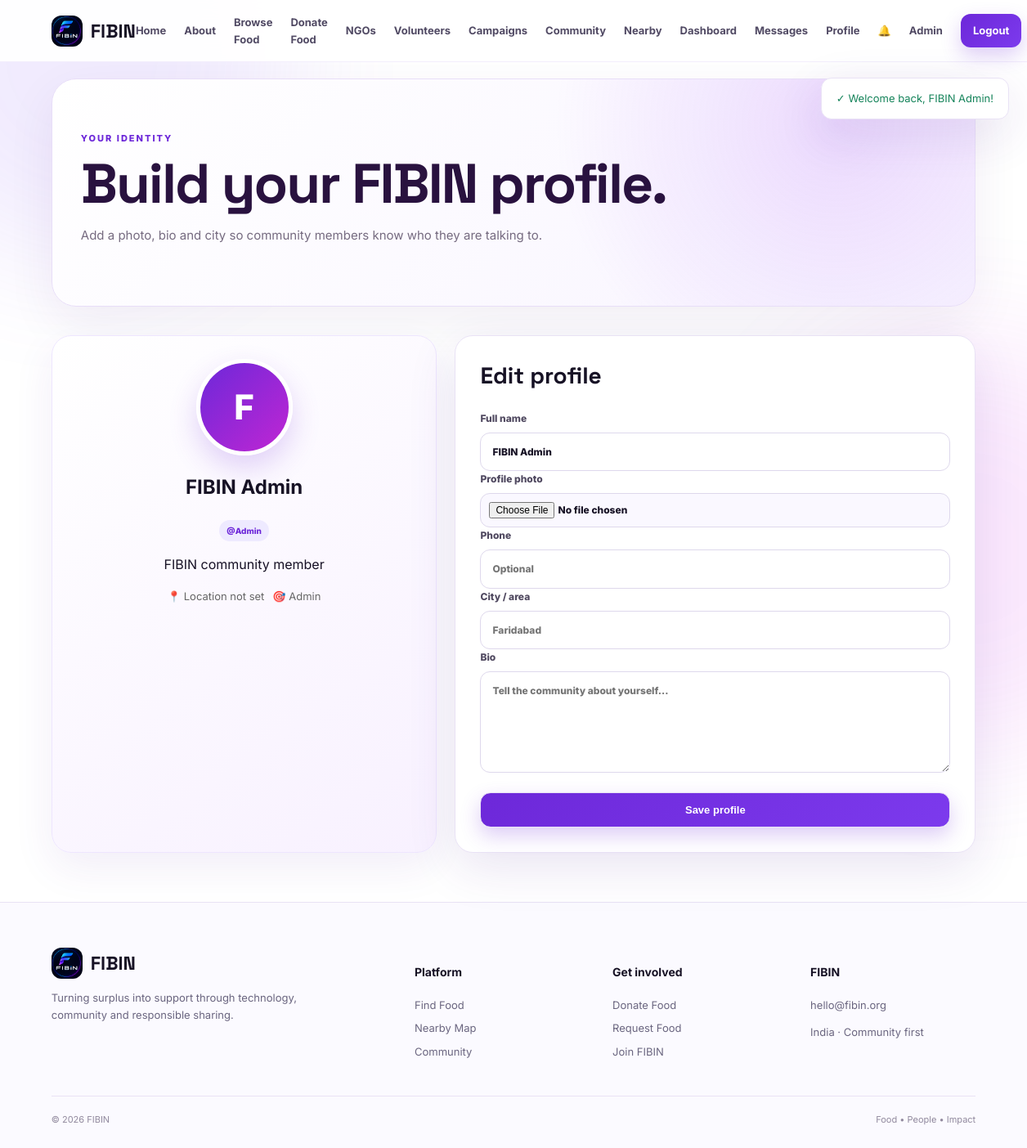
The app's page /profile.php (signed in) with its own data.
### tables this page shows
CREATE TABLE IF NOT EXISTS users (id INT AUTO_INCREMENT PRIMARY KEY,name VARCHAR(120) NOT NULL,username VARCHAR(50) NULL UNIQUE,email VARCHAR(190) NOT NULL UNIQUE,password VARCHAR(255) NOT NULL,role ENUM('donor','receiver','admin') NOT NULL DEFAULT 'donor',bio TEXT NULL,phone VARCHAR(30) NULL,city VARCHAR(120) NULL,avatar VARCHAR(255) NULL,last_seen DATETIME NULL,created_at TIMESTAMP DEFAULT CURRENT_TIMESTAMP);

### config/config.php (called while the page is built, shortened)
<?php
function e($value){return htmlspecialchars((string)$value,ENT_QUOTES,'UTF-8');}

### profile.php (the view, shortened to what this page needs)
<?php $page_title='My Profile'; require_once 'includes/header.php'; require_login();
$s=$pdo->prepare('SELECT * FROM users WHERE id=?');$s->execute([user()['id']]);$me=$s->fetch();
?><section class="page-hero"><span class="kicker">YOUR IDENTITY</span><h1>Build your FIBIN profile.</h1><p>Add a photo, bio and city so community members know who they are talking to.</p></section><section class="profile-grid"><div class="profile-card profile-cover"><div class="avatar-xl"><?php if($me['avatar']):?><img src="<?=e($me['avatar'])?>" alt="Profile photo"><?php else:?><?=e(strtoupper(substr($me['name'],0,1)))?><?php endif;?></div><h2><?=e($me['name'])?></h2><span class="badge info">@<?=e($me['username'])?></span><p><?=e($me['bio']?:'FIBIN community member')?></p><div class="profile-meta"><span>📍 <?=e($me['city']?:'Location not set')?></span><span>🎯 <?=e(ucfirst($me['role']))?></span></div></div><div class="form-card"><h2>Edit profile</h2><form method="post" enctype="multipart/form-data"><input type="hidden" name="csrf" value="<?=e(csrf_token())?>"><label>Full name<input name="name" value="<?=e($me['name'])?>" required></label><label>Profile photo<input type="file" name="avatar" accept="image/jpeg,image/png,image/webp"></label><label>Phone<input name="phone" value="<?=e($me['phone'])?>" placeholder="Optional"></label><label>City / area<input name="city" value="<?=e($me['city'])?>" placeholder="Faridabad"></label><label>Bio<textarea name="bio" rows="5" placeholder="Tell the community about yourself..."><?=e($me['bio'])?></textarea></label><button class="btn primary full-btn">Save profile</button></form></div></section><?php require_once 'includes/footer.php'; ?>

### assets/css/style.css (style rules this page uses)
:root { --purple:#6d28d9;--purple2:#8b5cf6;--purple3:#a78bfa;--ink:#171225;--muted:#6b6680;--line:#e9e4f5;--soft:#f8f6ff;--white:#fff;--green:#16845b;--red:#c63c55;--amber:#a76a00;--shadow:0 18px 55px rgba(56,31,120,.12);--radius:20px }
* { box-sizing:border-box }
html { scroll-behavior:smooth }
body { margin:0;font-family:Inter,Arial,sans-serif;color:var(--ink);background:#fff;line-height:1.6 }
.nav-cta,.btn.primary { background:linear-gradient(135deg,var(--purple),#7c3aed);color:#fff!important;box-shadow:0 10px 25px rgba(109,40,217,.23) }
.eyebrow,.kicker { font-size:11px;font-weight:800;letter-spacing:2px;color:var(--purple);text-transform:uppercase }
.btn { display:inline-flex;align-items:center;justify-content:center;gap:8px;border:1px solid var(--line);border-radius:13px;padding:13px 18px;text-decoration:none;font-weight:800;font-size:13px;cursor:pointer;background:#fff;color:var(--ink) }
.badge { display:inline-flex;padding:5px 9px;border-radius:99px;font-size:10px;font-weight:800;text-transform:capitalize }
.badge.info { background:#eeeaff;color:var(--purple) }
.page-hero { padding:75px 0 30px }
.page-hero h1 { font:700 56px 'Space Grotesk';letter-spacing:-2px;margin:12px 0 }
.page-hero p { color:var(--muted) }
.form-card { padding:30px;border:1px solid var(--line);border-radius:22px;background:#fff;box-shadow:var(--shadow) }
.form-card h2 { font:700 28px 'Space Grotesk';margin:0 0 25px }
label { display:flex;flex-direction:column;gap:8px;font-size:12px;font-weight:800;color:#504960 }
input,select,textarea { width:100%;border:1px solid #ded8ec;background:#fff;color:var(--ink);border-radius:12px;padding:13px 14px;font:inherit;outline:none }
textarea { resize:vertical }
.full-btn { width:100%;margin-top:24px }
:root { --purple:#6d28d9;--purple2:#8b5cf6;--purple3:#a855f7;--violet:#4c1d95;--soft:#f7f3ff;--line:#e9e2f5;--shadow:0 18px 60px rgba(76,29,149,.12) }
.profile-grid,.admin-grid { display:grid;grid-template-columns:1fr 1.35fr;gap:22px;margin:30px 0 }
.profile-card,.admin-tools { background:rgba(255,255,255,.88);border:1px solid #eee6ff;border-radius:24px;padding:28px;box-shadow:0 18px 50px rgba(85,40,160,.08) }
.profile-cover { text-align:center;background:linear-gradient(145deg,#fff,#f8f1ff) }
.avatar-xl { width:118px;height:118px;border-radius:50%;margin:0 auto 18px;background:linear-gradient(135deg,#6d28d9,#c026d3);display:grid;place-items:center;color:#fff;font-size:42px;font-weight:800;overflow:hidden;border:5px solid #fff;box-shadow:0 15px 35px rgba(109,40,217,.2) }
.profile-meta { display:flex;gap:10px;justify-content:center;flex-wrap:wrap;color:#666;font-size:13px }
.form-card input[type=file] { padding:10px;background:#faf8ff }
.page-hero { padding:58px 35px;margin:20px 0 35px;border:1px solid #e8def8;border-radius:30px;background:radial-gradient(circle at 85% 20%,rgba(168,85,247,.18),transparent 35%),linear-gradient(135deg,#fff,#f8f4ff);box-shadow:0 20px 60px rgba(70,35,120,.07) }
.page-hero h1 { font:800 clamp(38px,6vw,68px)/1 'Space Grotesk';letter-spacing:-2px;color:#29123f;margin:10px 0 15px;max-width:850px }
.page-hero p { font-size:15px;line-height:1.8;color:#766b80;max-width:700px }

### records on screen
users: name "F", name "FIBIN Admin", username "Admin", bio "FIBIN community member", city "Location not set", role "Admin"

### other values on screen
$m "Welcome back, FIBIN Admin!"
